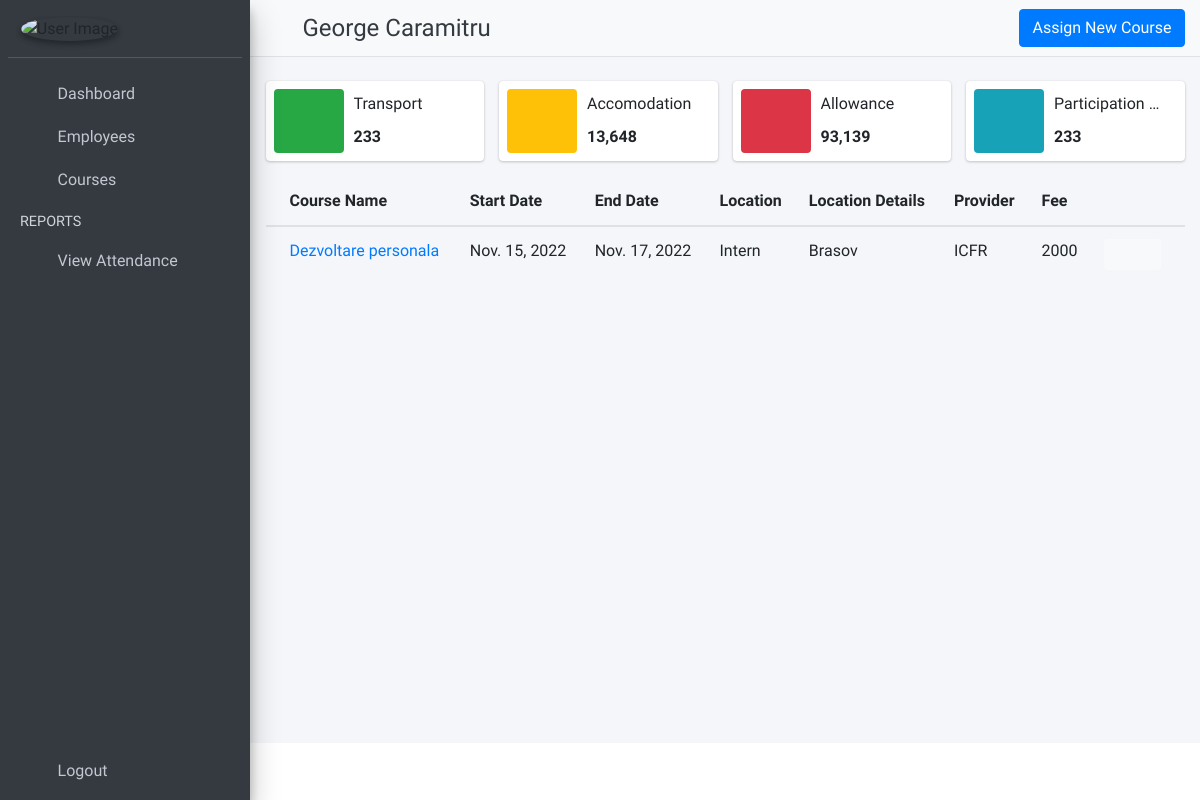
Screenshot of /employees/38/ with the database file from the repository.
### CMS_app/models.py (models this page shows, shortened)
class Employee(models.Model):
    structure_options = [('Central', 'Central'), ('Regional', 'Regional')]
    id = models.AutoField(primary_key=True)
    first_name = models.CharField(max_length=64)
    last_name = models.CharField(max_length=64)
    email = models.EmailField(blank=True, max_length=128)
    structure = models.CharField(choices=structure_options, max_length=8)
    active = models.BooleanField(default=True)
    created_at = models.DateTimeField(auto_now_add=True)
    updated_at = models.DateTimeField(auto_now_add=True)
    objects = models.Manager()
    def __str__(self):
        return f'{self.first_name} {self.last_name}'
    class Meta:
        ordering = ["last_name"]

class Course(models.Model):
    location_options =[('Intern', 'Intern'), ('Extern', 'Extern')]
    id = models.AutoField(primary_key=True)
    course_name = models.CharField(max_length=255)
    start_date = models.DateField()
    end_date = models.DateField()
    location = models.CharField(choices=location_options, max_length=6)
    location_details = models.CharField(max_length=255)
    provider = models.CharField(max_length=255)
    participation_fee = models.IntegerField()
    active = models.BooleanField(default=True)
    created_at = models.DateTimeField(auto_now_add=True)
    updated_at = models.DateTimeField(auto_now_add=True)
    objects = models.Manager()

### CMS_app/views.py (the view)
# urls.py: path('employees/<int:pk>/', views.EmployeeDetailsView.as_view(), name='view-employee'),
class EmployeeDetailsView(DetailView):
    template_name = 'employee/employee_details.html'
    model = Employee
    def get_context_data(self, **kwargs):
        data = super().get_context_data(**kwargs)
        selects = CourseEmployee.objects.filter(employee_id=self.kwargs['pk']).all()
        courses = []
        for i in selects:
            courses.append(Course.objects.filter(id=i.course_id).first())
        data['courses'] = courses
        return data

### CMS_app/templates/employee/employee_details.html (shortened to what this page needs)
{% extends 'base.html' %}
{% load static %}
{% block page_title %}
    {{ employee }}
{% endblock page_title %}
{% block page_button %}
    <div class="col">
        <a class="btn btn-block btn-primary" data-toggle="" href="{% url 'employee-add-course' employee.id %}">Assign New Course</a>
    </div>
{% endblock page_button %}
{% block main_content %}
    <section class="content">
        <div class="container-fluid">
            <div class="row">
                <div class="col-md-12">
                    <br>
                    <div>
                        {% if courses %}
                            <div class="row">
                                <div class="col-md-3 col-sm-6 col-12">
                                    <div class="info-box">
                                        <span class="info-box-icon bg-success"><i class="fa fa-car-alt"></i></span>
                                        <div class="info-box-content">
                                            <span class="info-box-text">Transport</span>
                                            <span class="info-box-number">233</span>
                                        </div>
                                    </div>
                                </div>
                                <div class="col-md-3 col-sm-6 col-12">
                                    <div class="info-box">
                                        <span class="info-box-icon bg-warning"><i class="fa fa-bed"></i></span>
                                        <div class="info-box-content">
                                            <span class="info-box-text">Accomodation</span>
                                            <span class="info-box-number">13,648</span>
                                        </div>
                                    </div>
                                </div>
                                <div class="col-md-3 col-sm-6 col-12">
                                    <div class="info-box">
                                        <span class="info-box-icon bg-danger"><i class="fa fa-money-bill-alt"></i></span>
                                        <div class="info-box-content">
                                            <span class="info-box-text">Allowance</span>
                                            <span class="info-box-number">93,139</span>
                                        </div>
                                    </div>
                                </div>
                                <div class="col-md-3 col-sm-6 col-12">
                                    <div class="info-box">
                                        <span class="info-box-icon bg-info"><i class="fa fa-receipt"></i></span>
                                        <div class="info-box-content">
                                            <span class="info-box-text">Participation Fee</span>
                                            <span class="info-box-number">233</span>
                                        </div>
                                    </div>
                                </div>
                            </div>
                            <div class="card-body table-responsive p-0">
                                <table class="table table-hover text-nowrap">
                                    <thead>
                                    <tr>
                                        <th scope="col">Course Name</th>
                                        <th scope="col">Start Date</th>
                                        <th scope="col">End Date</th>
                                        <th scope="col">Location</th>
                                        <th scope="col">Location Details</th>
                                        <th scope="col">Provider</th>
                                        <th scope="col">Fee</th>
                                        <th></th>
                                    </tr>
                                    </thead>
                                    <tbody>
                                    {% for course in courses %}
                                        <tr>
                                            <td>
                                                <a href="{% url 'view-course' course.id %}">
                                                    {{ course.course_name }}</a></td>
                                            <td>{{ course.start_date }}</td>
                                            <td>{{ course.end_date }}</td>
                                            <td>{{ course.location }}</td>
                                            <td>{{ course.location_details }}</td>
                                            <td>{{ course.provider }}</td>
                                            <td>{{ course.participation_fee }}</td>
                                            <td width="80">
                                                <div class="btn-group">
                                                    <button type="button" class="btn btn-light btn-sm">
                                                        <i class="fas fa-eye"></i>
                                                    </button>
                                                    <button type="button" class="btn btn-light btn-sm"
                                                            data-toggle="modal"
                                                            data-target="#course_{{ course.id }}">
                                                        <i class="fas fa-trash"></i>
                                                    </button>
                                                </div>
                                            </td>
                                        </tr>
                                    {% endfor %}
                                    </tbody>
                                </table>
                            </div>
                        {% endif %}
                    </div>
                </div>
            </div>
        </div>
    </section>
{% endblock main_content %}

### rows the page displays
Employee: first_name+last_name "George Caramitru"
Course: course_name "Dezvoltare personala", start_date "Nov. 15, 2022", end_date "Nov. 17, 2022", location "Intern", location_details "Brasov", provider "ICFR", participation_fee "2000"
